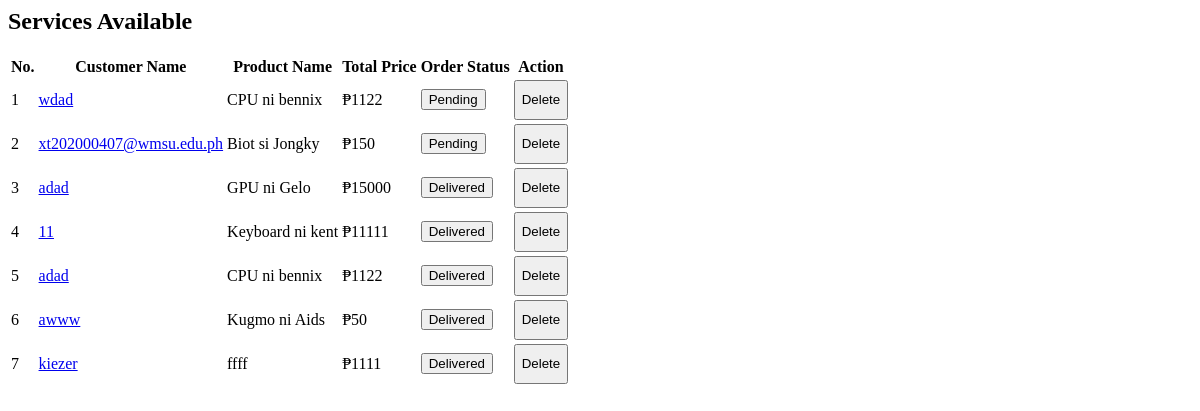
Screenshot of /admin_panel/adminView/viewallOrder.php with the database file from the repository.
### tables this page shows
CREATE TABLE `orders` (
  `id` int(11) NOT NULL,
  `product_id` int(11) NOT NULL,
  `name` varchar(255) NOT NULL,
  `email` varchar(255) NOT NULL,
  `contact` bigint(255) NOT NULL,
  `order_status` int(11) NOT NULL DEFAULT 0
);

CREATE TABLE `product` (
  `product_id` int(11) NOT NULL,
  `product_name` varchar(255) NOT NULL,
  `product_image` blob NOT NULL,
  `price` int(255) NOT NULL
);

### admin_panel/adminView/viewallOrder.php (the view, shortened to what this page needs)
<div>
  <h2>Services Available</h2>
  <table class="table">
    <thead>
      <tr>
        <th class="text-center">No.</th>
        <th class="text-center">Customer Name</th>
        <th class="text-center">Product Name</th>
        <th class="text-center">Total Price</th>
        <th class="text-center">Order Status</th>
        <th class="text-center" colspan="2">Action</th>
      </tr>
    </thead>
    <?php
    include_once "../config/dbconnect.php";
    $sql = "SELECT * FROM orders INNER JOIN product ON orders.product_id = product.product_id";
    $result = $conn->query($sql);
    $count = 1;
    if ($result->num_rows > 0) {
      while ($row = $result->fetch_assoc()) {
    ?>
        <tr>
          <td><?= $count ?></td>
          <td><a href="#" onclick="showPopup('<?= $row['name'] ?>', '<?= $row['email'] ?>', <?= $row['contact'] ?>)"><?= $row["name"] ?></a></td>
          <td><?= $row["product_name"] ?></td>
          <td>₱<?= $row["price"] ?></td>
          <?php
                if($row["order_status"]==0){
            ?>
                <td><button class="btn btn-danger" onclick="ChangeOrderStatus('<?=$row['id']?>')">Pending </button></td>
            <?php
                }else{
            ?>
                <td><button class="btn btn-success" onclick="ChangeOrderStatus('<?=$row['id']?>')">Delivered</button></td>
            <?php
            }
            ?>
          <td><button class="btn btn-danger" style="height:40px" onclick="confirmDelete('<?= $row['id'] ?>')">Delete</button></td>
        </tr>
    <?php
        $count++;
      }
    }
    ?>
  </table>
</div>

### rows the page displays
orders: name "wdad", product.product_name "CPU ni bennix", product.price "1122"
orders: name "xt202000407@wmsu.edu.ph", product.product_name "Biot si Jongky", product.price "150"
orders: name "adad", product.product_name "GPU ni Gelo", product.price "15000"
orders: name "11", product.product_name "Keyboard ni kent", product.price "11111"
orders: name "adad", product.product_name "CPU ni bennix", product.price "1122"
orders: name "awww", product.product_name "Kugmo ni Aids", product.price "50"
orders: name "kiezer", product.product_name "ffff", product.price "1111"
